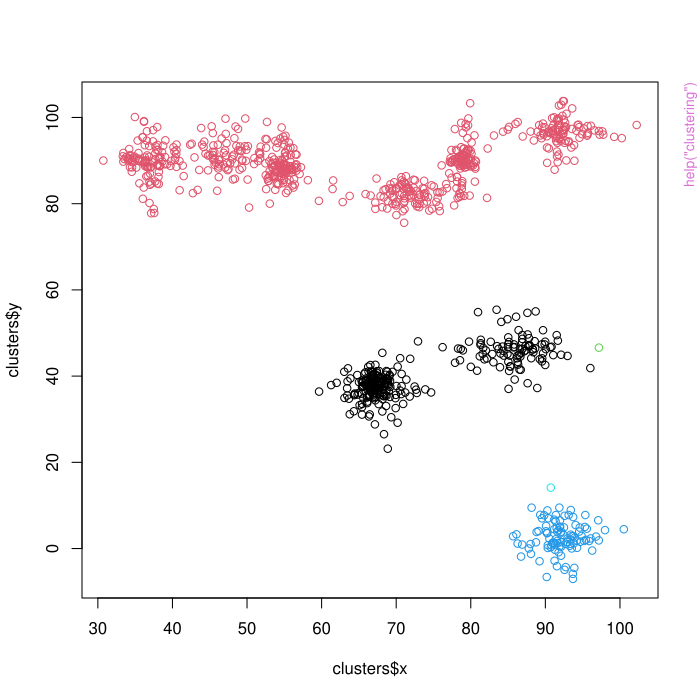

Here is the R script that generated this plot:
pkgname <- "Rindex"
source(file.path(R.home("share"), "R", "examples-header.R"))
options(warn = 1)
options(pager = "console")
base::assign(".ExTimings", "Rindex-Ex.timings", pos = 'CheckExEnv')
base::cat("name\tuser\tsystem\telapsed\n", file=base::get(".ExTimings", pos = 'CheckExEnv'))
base::assign(".format_ptime",
function(x) {
  if(!is.na(x[4L])) x[1L] <- x[1L] + x[4L]
  if(!is.na(x[5L])) x[2L] <- x[2L] + x[5L]
  options(OutDec = '.')
  format(x[1L:3L], digits = 7L)
},
pos = 'CheckExEnv')

### * </HEADER>
library('Rindex')

base::assign(".oldSearch", base::search(), pos = 'CheckExEnv')
base::assign(".old_wd", base::getwd(), pos = 'CheckExEnv')
cleanEx()
nameEx("clustering")
### * clustering

flush(stderr()); flush(stdout())

base::assign(".ptime", proc.time(), pos = "CheckExEnv")
### Name: clustering
### Title: clustering
### Aliases: clustering
### Keywords: cluster

### ** Examples

dataframe=norme(n=10,mu=100,sigma=5)
clusters=clustering(dataframe, k=5)

## plot depicting the clusters from the method "single"
plot(clusters$x,clusters$y,col=clusters$single)



base::assign(".dptime", (proc.time() - get(".ptime", pos = "CheckExEnv")), pos = "CheckExEnv")
base::cat("clustering", base::get(".format_ptime", pos = 'CheckExEnv')(get(".dptime", pos = "CheckExEnv")), "\n", file=base::get(".ExTimings", pos = 'CheckExEnv'), append=TRUE, sep="\t")
cleanEx()
nameEx("hello")
### * hello

flush(stderr()); flush(stdout())

base::assign(".ptime", proc.time(), pos = "CheckExEnv")
### Name: hello
### Title: Hello, World!
### Aliases: hello

### ** Examples

hello()



base::assign(".dptime", (proc.time() - get(".ptime", pos = "CheckExEnv")), pos = "CheckExEnv")
base::cat("hello", base::get(".format_ptime", pos = 'CheckExEnv')(get(".dptime", pos = "CheckExEnv")), "\n", file=base::get(".ExTimings", pos = 'CheckExEnv'), append=TRUE, sep="\t")
cleanEx()
nameEx("jaccard")
### * jaccard

flush(stderr()); flush(stdout())

base::assign(".ptime", proc.time(), pos = "CheckExEnv")
### Name: jaccard
### Title: jaccard
### Aliases: jaccard

### ** Examples

##---- Should be DIRECTLY executable !! ----
##-- ==>  Define data, use random,
##--	or do  help(data=index)  for the standard data sets.

## The function is currently defined as
function(dataframe,method1="single",method2="complete"){
  m11=0
  m10=0
  m01=0
  n<-nrow(dataframe)
  for (i in 1:n){
    z=rep(dataframe[i, method1],n)
    t=rep(dataframe[i, method2],n)
    m11 <- m11 + sum((z==dataframe[,method1])*(t==dataframe[,method2]))
    m10 <- m10 + sum((z==dataframe[,method1])*(1-(t==dataframe[,method2])))
    m01 <- m01 + sum((1-(z==dataframe[,method1]))*(t==dataframe[,method2]))
  }
  jaccard.index=(m11)/(m11+m10+m01)
  return(jaccard.index)
}



base::assign(".dptime", (proc.time() - get(".ptime", pos = "CheckExEnv")), pos = "CheckExEnv")
base::cat("jaccard", base::get(".format_ptime", pos = 'CheckExEnv')(get(".dptime", pos = "CheckExEnv")), "\n", file=base::get(".ExTimings", pos = 'CheckExEnv'), append=TRUE, sep="\t")
cleanEx()
nameEx("norme")
### * norme

flush(stderr()); flush(stdout())

base::assign(".ptime", proc.time(), pos = "CheckExEnv")
### Name: norme
### Title: norme
### Aliases: norme

### ** Examples

##---- Should be DIRECTLY executable !! ----
##-- ==>  Define data, use random,
##--	or do  help(data=index)  for the standard data sets.

## The function is currently defined as
function(n,mu=10,sigma=1,nb_observations=200){
  liste_mu=list()
  liste_sigma=list()
  liste_lois=list()
  liste_varx=list()
  liste_vary=list()
  liste_covxy=list()
  ind_pairs=seq(1,nb_observations,2)
  ind_impairs=seq(2,nb_observations,2)
  x=NULL
  y=NULL
  for (i in 1:n){
    liste_mu[i]=list(sample(0:mu,2,replace = TRUE))
    liste_varx[[i]]=sample(1:sigma,1)
    liste_vary[[i]]=sample(1:sigma,1)
    liste_covxy[[i]]=sample(min(liste_varx[[i]],liste_vary[[i]]),1)
    liste_sigma[i]=list(matrix(c(liste_varx[[i]],rep(liste_covxy[[i]],2),liste_vary[[i]]),2,2))
    liste_lois[i]=list(rnorm(nb_observations,liste_mu[[i]],liste_sigma[[i]]))
    x=c(x,liste_lois[[i]][ind_pairs])
    y=c(y,liste_lois[[i]][ind_impairs])
  }
  mvr=data.frame(x,y)
  return(mvr)
}



base::assign(".dptime", (proc.time() - get(".ptime", pos = "CheckExEnv")), pos = "CheckExEnv")
base::cat("norme", base::get(".format_ptime", pos = 'CheckExEnv')(get(".dptime", pos = "CheckExEnv")), "\n", file=base::get(".ExTimings", pos = 'CheckExEnv'), append=TRUE, sep="\t")
cleanEx()
nameEx("rand")
### * rand

flush(stderr()); flush(stdout())

base::assign(".ptime", proc.time(), pos = "CheckExEnv")
### Name: rand
### Title: rand
### Aliases: rand

### ** Examples

##---- Should be DIRECTLY executable !! ----
##-- ==>  Define data, use random,
##--	or do  help(data=index)  for the standard data sets.

## The function is currently defined as
function(dataframe, method1="single", method2="complete"){
  m11=0
  m00=0
  m10=0
  m01=0
  n<-nrow(dataframe)
  for (i in 1:n){
    z=rep(dataframe[i, method1],n)
    t=rep(dataframe[i, method2],n)
    m11 <- m11 + sum((z==dataframe[,method1])*(t==dataframe[,method2]))
    m00 <- m00 + sum((1-(z==dataframe[,method1]))*(1-(t==dataframe[,method2])))
    m10 <- m10 + sum((z==dataframe[,method1])*(1-(t==dataframe[,method2])))
    m01 <- m01 + sum((1-(z==dataframe[,method1]))*(t==dataframe[,method2]))
  }
  rand.index=(m11+m00)/(m11+m00+m10+m01)
  return(rand.index)
}



base::assign(".dptime", (proc.time() - get(".ptime", pos = "CheckExEnv")), pos = "CheckExEnv")
base::cat("rand", base::get(".format_ptime", pos = 'CheckExEnv')(get(".dptime", pos = "CheckExEnv")), "\n", file=base::get(".ExTimings", pos = 'CheckExEnv'), append=TRUE, sep="\t")
### * <FOOTER>
###
cleanEx()
options(digits = 7L)
base::cat("Time elapsed: ", proc.time() - base::get("ptime", pos = 'CheckExEnv'),"\n")
grDevices::dev.off()
###
### Local variables: ***
### mode: outline-minor ***
### outline-regexp: "\\(> \\)?### [*]+" ***
### End: ***
quit('no')
